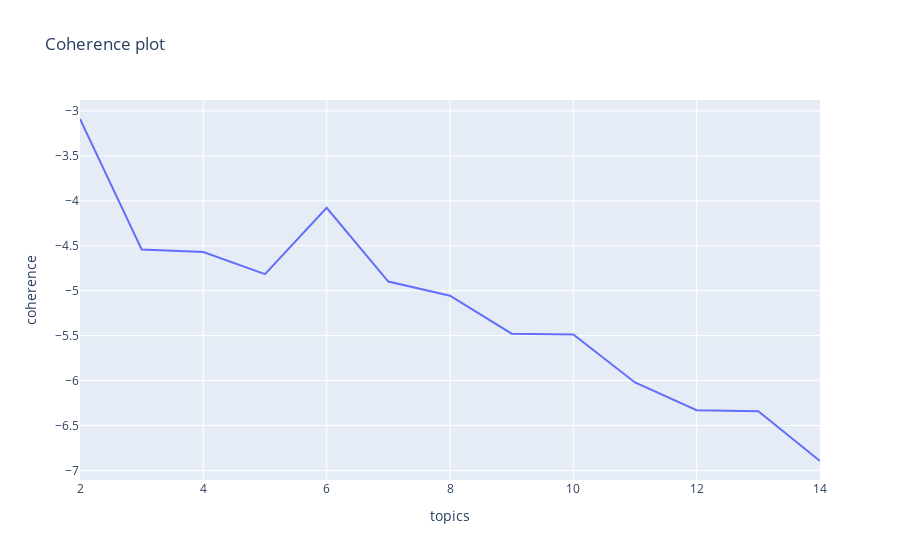

Notebook source saved alongside this figure:
### Code cell
fig = px.line(pre_ts_df, x='topics', y='coherence', title='Coherence plot')
fig.show()

### Figure 1 — Plotly figure (JSON) as saved in the notebook; plotly's stock layout.template omitted (floating-point values rounded to 4 significant figures)
{"data": [{"hovertemplate": "topics=%{x}<br>coherence=%{y}<extra></extra>", "legendgroup": "", "line": {"color": "#636efa", "dash": "solid"}, "marker": {"symbol": "circle"}, "mode": "lines", "name": "", "orientation": "v", "showlegend": false, "type": "scatter", "x": [2, 3, 4, 5, 6, 7, 8, 9, 10, 11, 12, 13, 14], "xaxis": "x", "y": [-3.09, -4.541, -4.57, -4.816, -4.077, -4.898, -5.056, -5.478, -5.486, -6.021, -6.33, -6.342, -6.895], "yaxis": "y"}], "layout": {"legend": {"tracegroupgap": 0}, "title": {"text": "Coherence plot"}, "xaxis": {"anchor": "y", "domain": [0, 1], "title": {"text": "topics"}}, "yaxis": {"anchor": "x", "domain": [0, 1], "title": {"text": "coherence"}}}}
